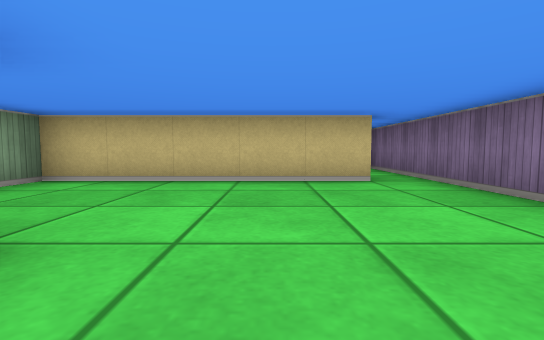
View 1 (above)

16 first-person views from a walk through a cub3D level. The camera is about half as high as the walls, tilts 4° down and sees 85° across. The floor is counted in squares. Each view is taken from the middle of a square. On the plan, view 1 faces up. The plan holds only what a view shows up to about 9 squares ahead; the rest is blank.

View 2
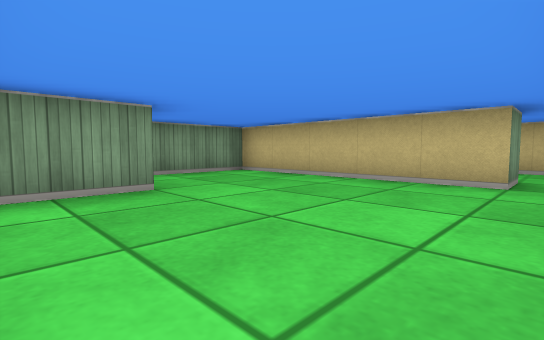

View 3
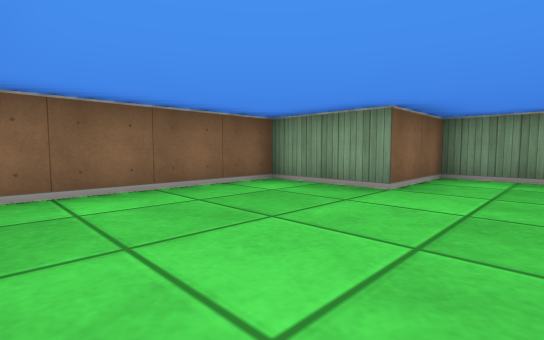

View 4
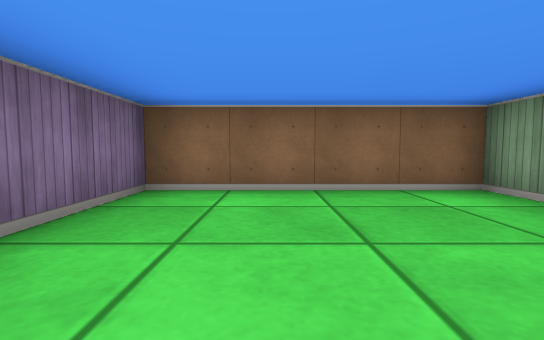

View 5
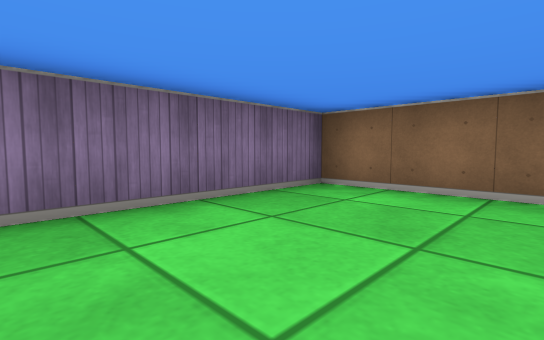

View 6
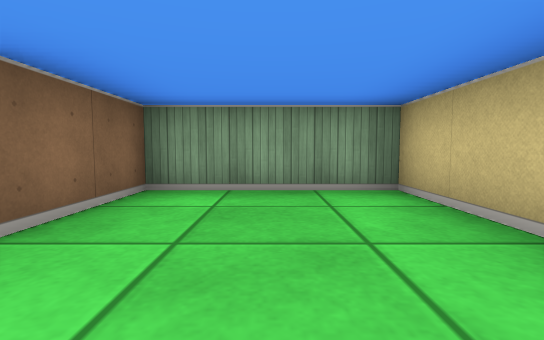

View 7
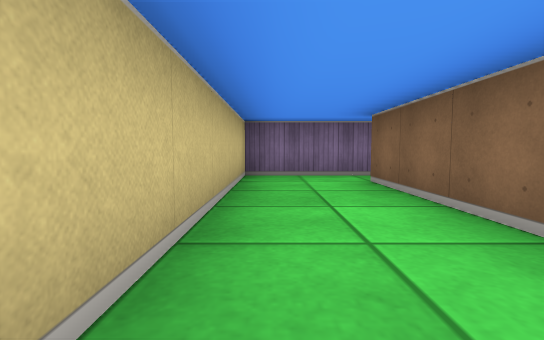

View 8
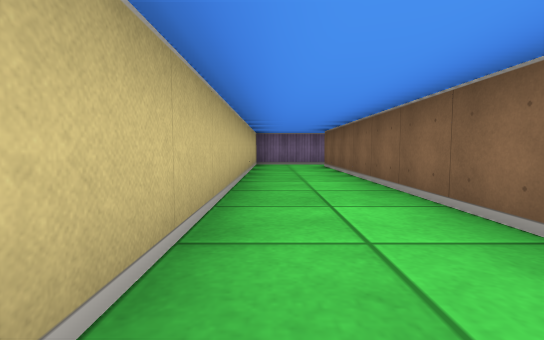

View 9
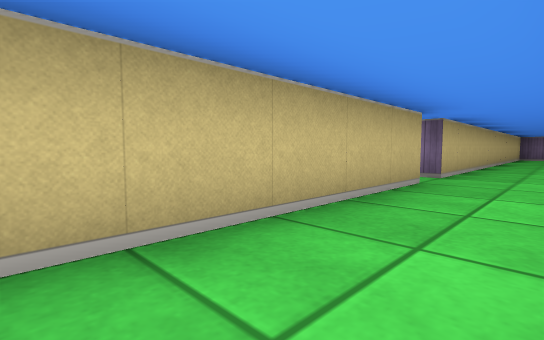

View 10
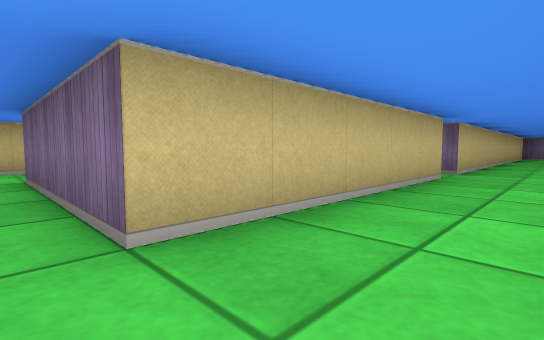

View 11
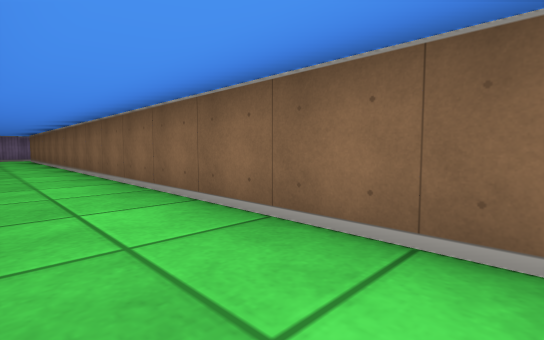

View 12
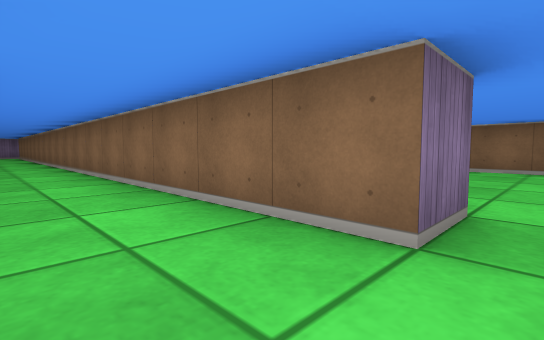

View 13
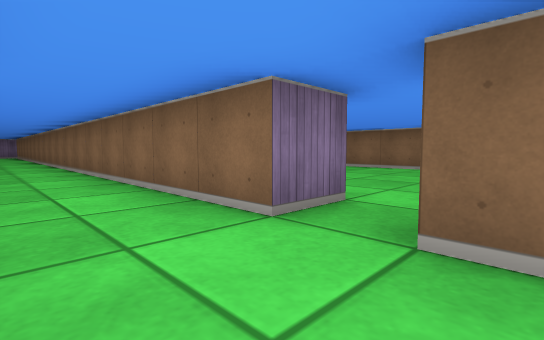

View 14
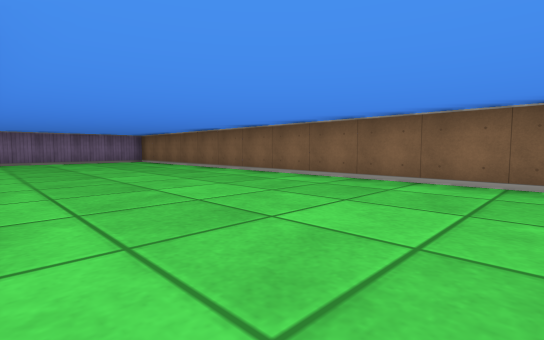

View 15
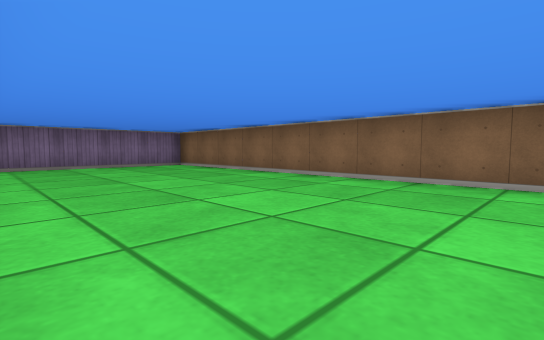

View 16
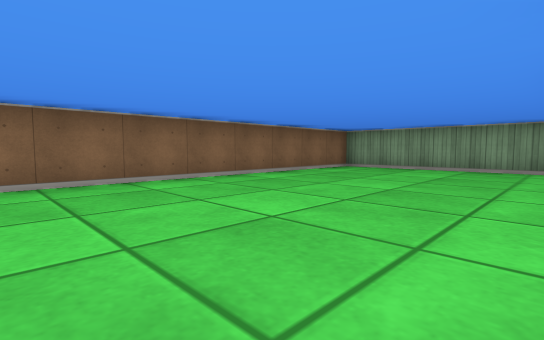

### Floor plan
Points are (right, up) in squares from view 1. A wall is a line through its corners. A room is listed if a view was taken in it or the views show most of it. See-through windows are left out.
Room 1 (views 1, 2, 3, 4, 5, 6)
walls: (1.5, 4.5) (-3.5, 4.5) (-3.5, 1.5) (-1.5, 1.5) (-1.5, -0.5) (2.5, -0.5) (2.5, 4.5)
ways out: opening at (2, 5) to room 2
Room 2 (views 7, 8, 9, 10, 11)
walls: (-9.4, 7.5) (-14.5, 7.5); (2.5, 4.5) (2.5, 7.5) (-8.5, 7.5); (-15.5, 5.5) (1.5, 5.5) (1.5, 4.5)
ways out: opening at (2, 5) to room 1; opening at (-16, 6.5) to room 3; opening at (-15, 8); opening at (-9, 8)
Room 3 (views 12, 13)
walls: (-18, 5.5) (-17.5, 5.5); (-16.5, 4.4) (-16.5, 5.5) (-15.5, 5.5)
ways out: opening at (-16, 6.5) to room 2; opening at (-17, 5) to room 4
Room 4 (views 14, 15, 16)
walls: (-22.5, 3.8) (-22.5, -0.5) (-6.5, -0.5) (-6.5, 3.8)
ways out: opening at (-17, 5) to room 3

Where each view was taken, in squares from view 1:
view 1: 0 up, 0 right, facing up
view 2: 0 up, 2 right, facing up-left
view 3: 3 up, 2 right, facing down-left
view 4: 3 up, 1 right, facing down
view 5: 3 up, 0 right, facing down-right
view 6: 3 up, 0 right, facing left
view 7: 7 up, 3 left, facing right
view 8: 7 up, 7 left, facing right
view 9: 6 up, 14 left, facing up-right
view 10: 6 up, 15 left, facing up-right
view 11: 7 up, 13 left, facing down-right
view 12: 7 up, 17 left, facing down-right
view 13: 7 up, 18 left, facing down-right
view 14: 4 up, 18 left, facing down-right
view 15: 4 up, 15 left, facing down-right
view 16: 4 up, 15 left, facing down-left
